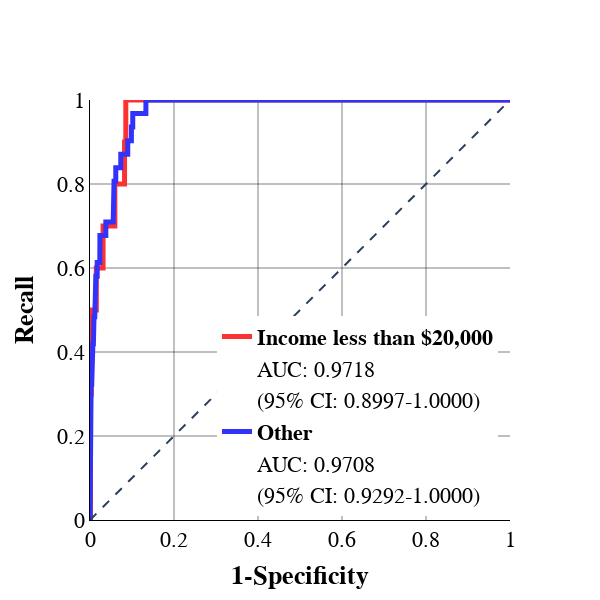

The code cell stored with this chart in its notebook:
### Code cell
income=test.drop(X_test[X_test['INCOME_1 - Less than $20,000'] == 0].index)
#elsee=elsee.sample(95, random_state=25)
income_predictors=income.drop(['UDPYOPI_1 - Yes'], axis=1)
income_target=income['UDPYOPI_1 - Yes']
elsee=test.drop(X_test[X_test['INCOME_1 - Less than $20,000'] == 1].index)
#pop=pop.sample(95, random_state=25)
elsee_predictors=elsee.drop(['UDPYOPI_1 - Yes'], axis=1)
elsee_target=elsee['UDPYOPI_1 - Yes']
income_prob=model_svc_rbf.predict_proba(income_predictors)
elsee_prob=model_svc_rbf.predict_proba(elsee_predictors)
plot_roc_curve2(income_target, [item[1] for item in income_prob], elsee_target, [item[1] for item in elsee_prob], 'Income less than $20,000', 'Other')

### Figure 1 — Plotly figure (JSON) as saved in the notebook; plotly's stock layout.template omitted (floating-point values rounded to 4 significant figures; data arrays with more than 128 entries replaced by an {"elided": "..."} marker saying what was removed)
{"data": [{"hoverinfo": "skip", "line": {"color": "rgba(250, 50, 50, 1.0)", "width": 5}, "name": "<b>Income less than $20,000</b>", "showlegend": true, "type": "scatter", "x": [0, 0.001003, 0.001003, 0.003009, 0.003009, 0.01505, 0.01505, 0.03109, 0.03109, 0.05918, 0.05918, 0.08225, 0.08225, 0.08526, 0.08526, 0.2126, 0.2146, 0.2277, 0.2307, 0.2327, 0.2367, 0.2387, 0.2548, 0.2568, 0.2588, 0.2608, 0.2758, 0.2778, 0.3551, 0.3571, 0.4754, 0.4774, 0.5888, 0.5908, 0.7111, 0.7131, 1], "y": [0, 0, 0.3, 0.3, 0.5, 0.5, 0.6, 0.6, 0.7, 0.7, 0.8, 0.8, 0.9, 0.9, 1, 1, 1, 1, 1, 1, 1, 1, 1, 1, 1, 1, 1, 1, 1, 1, 1, 1, 1, 1, 1, 1, 1]}, {"hoverinfo": "skip", "line": {"color": "rgba(255, 255, 255, 0)", "width": 5}, "name": "AUC: 0.9718", "showlegend": true, "type": "scatter", "x": [0, 0.001003, 0.001003, 0.003009, 0.003009, 0.01505, 0.01505, 0.03109, 0.03109, 0.05918, 0.05918, 0.08225, 0.08225, 0.08526, 0.08526, 0.2126, 0.2146, 0.2277, 0.2307, 0.2327, 0.2367, 0.2387, 0.2548, 0.2568, 0.2588, 0.2608, 0.2758, 0.2778, 0.3551, 0.3571, 0.4754, 0.4774, 0.5888, 0.5908, 0.7111, 0.7131, 1], "y": [0, 0, 0.3, 0.3, 0.5, 0.5, 0.6, 0.6, 0.7, 0.7, 0.8, 0.8, 0.9, 0.9, 1, 1, 1, 1, 1, 1, 1, 1, 1, 1, 1, 1, 1, 1, 1, 1, 1, 1, 1, 1, 1, 1, 1]}, {"hoverinfo": "skip", "line": {"color": "rgba(255, 255, 255, 0)", "width": 0}, "name": "(95% CI: 0.8997-1.0000)", "showlegend": true, "type": "scatter", "x": [0, 0.001003, 0.001003, 0.003009, 0.003009, 0.01505, 0.01505, 0.03109, 0.03109, 0.05918, 0.05918, 0.08225, 0.08225, 0.08526, 0.08526, 0.2126, 0.2146, 0.2277, 0.2307, 0.2327, 0.2367, 0.2387, 0.2548, 0.2568, 0.2588, 0.2608, 0.2758, 0.2778, 0.3551, 0.3571, 0.4754, 0.4774, 0.5888, 0.5908, 0.7111, 0.7131, 1], "y": [0, 0, 0.3, 0.3, 0.5, 0.5, 0.6, 0.6, 0.7, 0.7, 0.8, 0.8, 0.9, 0.9, 1, 1, 1, 1, 1, 1, 1, 1, 1, 1, 1, 1, 1, 1, 1, 1, 1, 1, 1, 1, 1, 1, 1]}, {"hoverinfo": "skip", "line": {"color": "rgba(50, 50, 250, 1.0)", "width": 5}, "name": "<b>Other</b>", "showlegend": true, "type": "scatter", "x": {"elided": "482 float values"}, "y": {"elided": "482 float values"}}, {"hoverinfo": "skip", "line": {"color": "rgba(255, 255, 255, 0)", "width": 5}, "name": "AUC: 0.9708", "showlegend": true, "type": "scatter", "x": {"elided": "482 float values"}, "y": {"elided": "482 float values"}}, {"hoverinfo": "skip", "line": {"color": "rgba(255, 255, 255, 0)", "width": 0}, "name": "(95% CI: 0.9292-1.0000)", "showlegend": true, "type": "scatter", "x": {"elided": "482 float values"}, "y": {"elided": "482 float values"}}], "layout": {"font": {"color": "Black", "family": "Times New Roman", "size": 22}, "height": 600, "legend": {"x": 0.95, "xanchor": "right", "y": 0.01, "yanchor": "bottom"}, "shapes": [{"line": {"dash": "dash"}, "type": "line", "x0": 0, "x1": 1, "y0": 0, "y1": 1}], "title": {"x": 1}, "width": 600, "xaxis": {"constrain": "domain", "gridcolor": "rgba(5, 5, 5, 0.5)", "linecolor": "black", "range": [0, 1], "title": {"text": "<b>1-Specificity</b>"}}, "yaxis": {"gridcolor": "rgba(5, 5, 5, 0.5)", "linecolor": "black", "range": [0, 1], "scaleanchor": "x", "scaleratio": 1, "title": {"text": "<b>Recall</b>"}}}}
